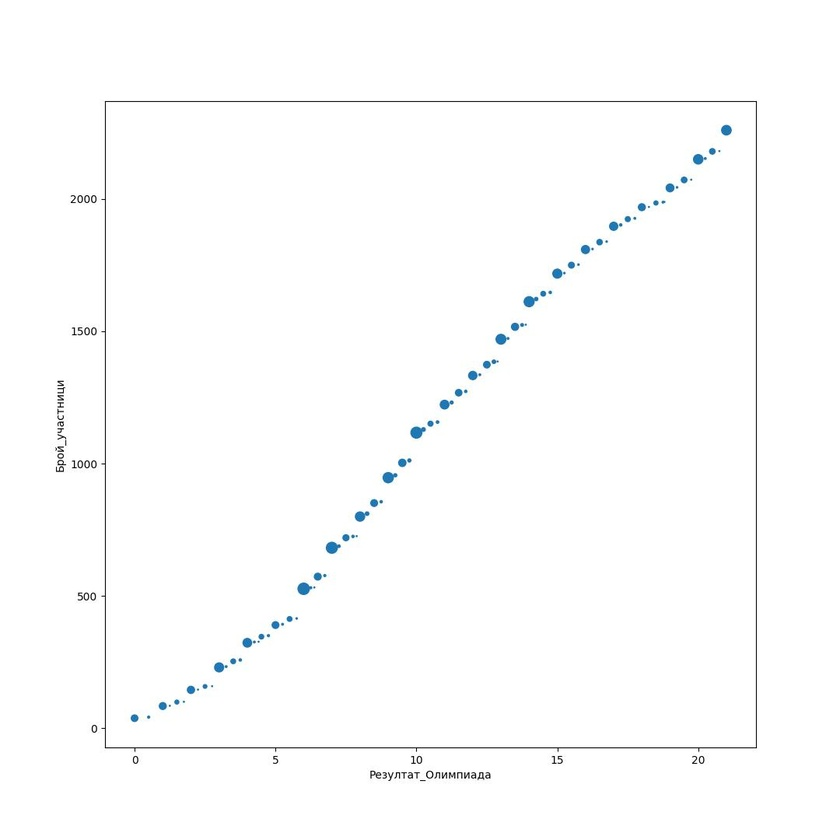
#> input picture plots/cdf/cdf_Резултат_Олимпиада_Брой_участници.jpg, 840 x 840 px, shrunk from 1080 x 1080 before the run
$ python derive_article_plots.py
#> lines starting #> are read from the running program, lines starting #| are printed output that depends on the picture
import pandas as pd
import numpy as np
import matplotlib.pyplot as plt
import csv
import math
import os
from glob import glob
import cv2

plot_fld = 'plots/'

if not os.path.exists(plot_fld):
    os.makedirs(plot_fld)
plt_art_fld = plot_fld + 'article/'
if not os.path.exists(plt_art_fld):
    os.makedirs(plt_art_fld)

cdf_fld = plot_fld + 'cdf/'
jnt_fld = plot_fld + 'joint_dist/'

A = cv2.imread(cdf_fld+'cdf_Резултат_Олимпиада_Брой_участници.jpg')
#> A is the input picture: shape (840, 840, 3); mean B, G, R 253.3, 253.1, 252.8
B = cv2.imread(cdf_fld+'cdf_Резултат_ПМС_Брой_участници.jpg')
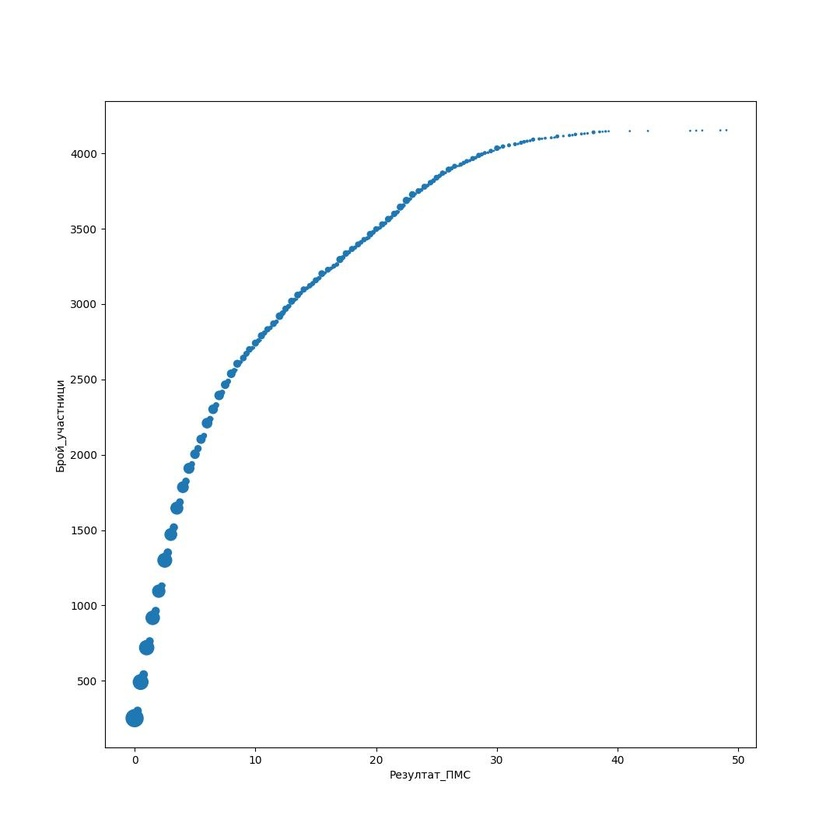
#> input picture plots/cdf/cdf_Резултат_ПМС_Брой_участници.jpg, 840 x 840 px, shrunk from 1080 x 1080 before the run
#> B is the input picture: shape (840, 840, 3); mean B, G, R 253, 252.7, 252.2
C = cv2.imread(cdf_fld+'cdf_Резултат_Математика_за_Всеки_Брой_участници.jpg')
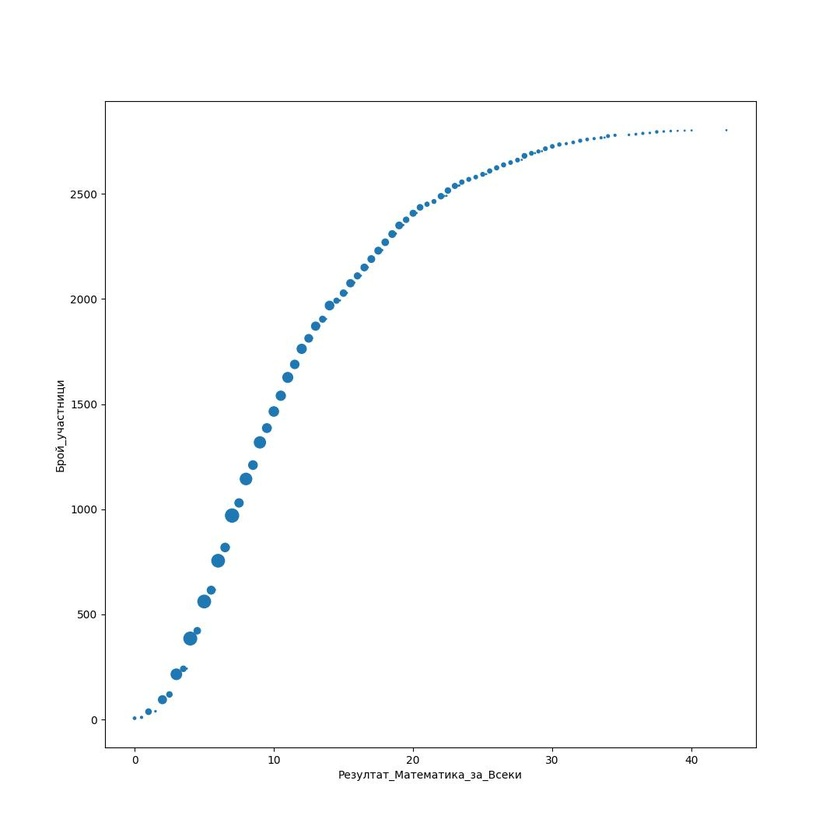
#> input picture plots/cdf/cdf_Резултат_Математика_за_Всеки_Брой_участници.jpg, 840 x 840 px, shrunk from 1080 x 1080 before the run
#> C is the input picture: shape (840, 840, 3); mean B, G, R 253.1, 252.9, 252.5
D = cv2.imread(cdf_fld+'cdf_Резултат_Кенгуру_Брой_участници.jpg')
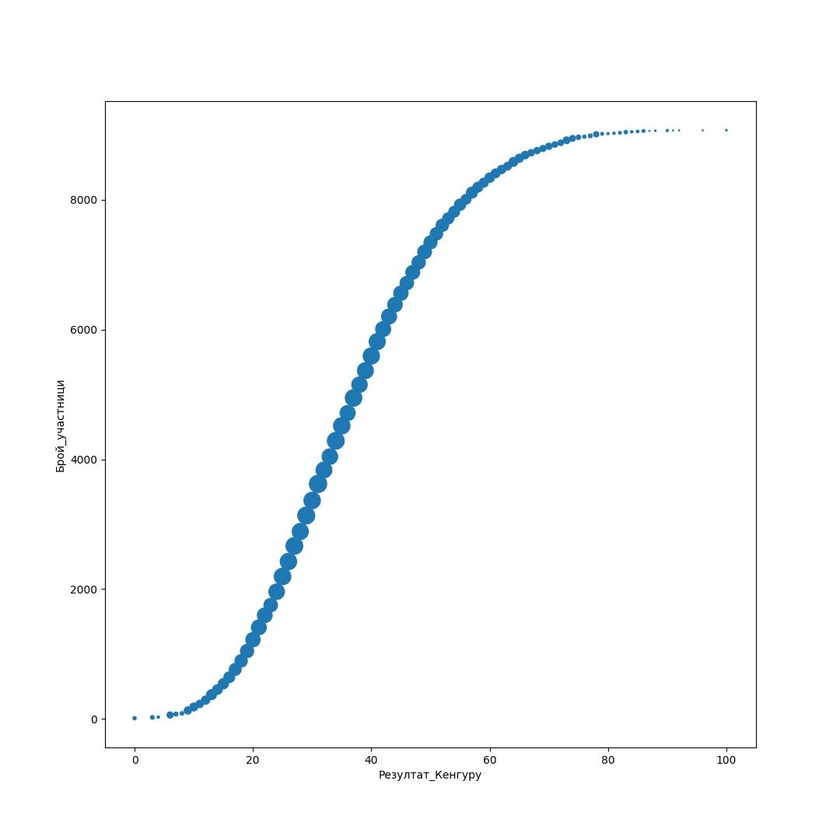
#> input picture plots/cdf/cdf_Резултат_Кенгуру_Брой_участници.jpg, 840 x 840 px, shrunk from 1080 x 1080 before the run
#> D is the input picture: shape (840, 840, 3); mean B, G, R 252.6, 251.9, 250.8
row1 = cv2.hconcat([A,B])
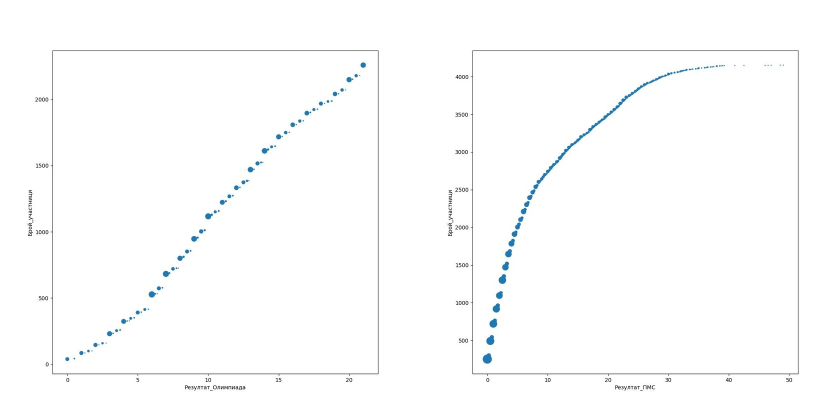
#> row1: shape (840, 1680, 3) (shown at 1/2 size); mean B, G, R 253.2, 252.9, 252.5
row2 = cv2.hconcat([C,D])
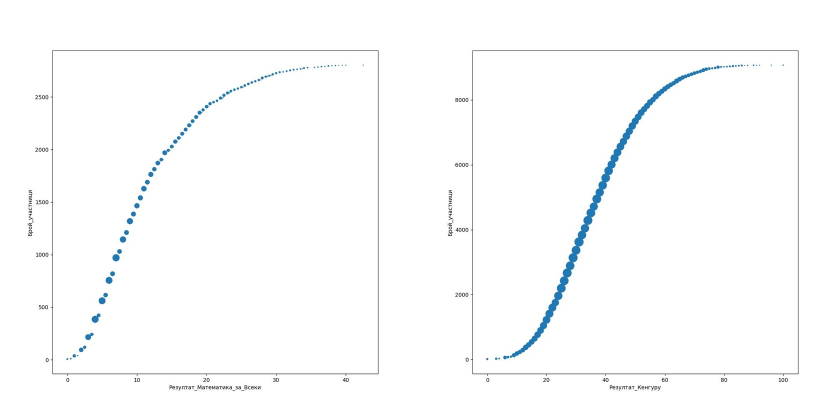
#> row2: shape (840, 1680, 3) (shown at 1/2 size); mean B, G, R 252.9, 252.4, 251.6
img = cv2.vconcat([row1,row2])
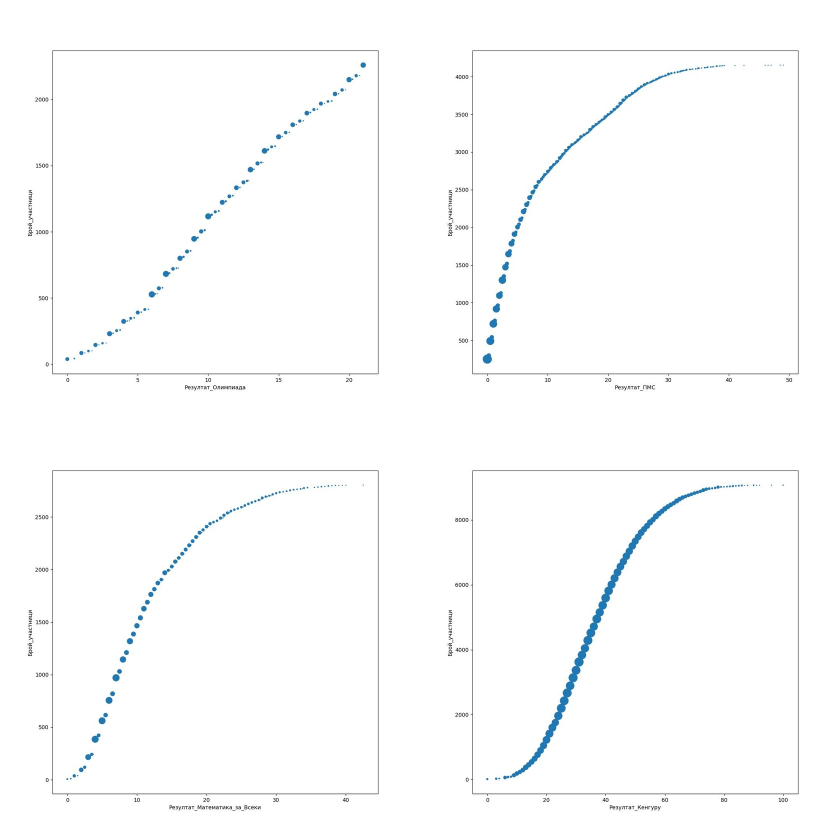
#> img: shape (1680, 1680, 3) (shown at 1/2 size); mean B, G, R 253, 252.7, 252.1
cv2.imwrite(plt_art_fld + 'cdf_distributions.jpg', img)

A = cv2.imread(jnt_fld+'aperc_Олимпиада_ПМС.jpg')
B = cv2.imread(jnt_fld+'aperc_Олимпиада_Математика_за_Всеки.jpg')
C = cv2.imread(jnt_fld+'aperc_Олимпиада_Кенгуру.jpg')
D = cv2.imread(jnt_fld+'aperc_ПМС_Математика_за_Всеки.jpg')
E = cv2.imread(jnt_fld+'aperc_ПМС_Кенгуру.jpg')
F = cv2.imread(jnt_fld+'aperc_Математика_за_Всеки_Кенгуру.jpg')
row1 = cv2.hconcat([A,B])
row2 = cv2.hconcat([C,D])
row3 = cv2.hconcat([E,F])
im = cv2.vconcat([row1,row2])
img = cv2.vconcat([im,row3])
cv2.imwrite(plt_art_fld + 'joint_distributions.jpg', img)

A = cv2.imread(jnt_fld+'aperc_Олимпиада_ПМС.jpg')
B = cv2.imread(jnt_fld+'aperc_Олимпиада_Математика_за_Всеки.jpg')
C = cv2.imread(jnt_fld+'aperc_Олимпиада_Трансформирано_Кенгуру.jpg')
D = cv2.imread(jnt_fld+'aperc_ПМС_Математика_за_Всеки.jpg')
E = cv2.imread(jnt_fld+'aperc_ПМС_Трансформирано_Кенгуру.jpg')
F = cv2.imread(jnt_fld+'aperc_Математика_за_Всеки_Трансформирано_Кенгуру.jpg')
row1 = cv2.hconcat([A,B])
row2 = cv2.hconcat([C,D])
row3 = cv2.hconcat([E,F])
im = cv2.vconcat([row1,row2])
img = cv2.vconcat([im,row3])
cv2.imwrite(plt_art_fld + 'joint_transformed_distributions.jpg', img)

A = cv2.imread(plot_fld+'by_acceptance/aperc_sof_vs_all_ПМС_Математика_за_Всеки.jpg')
B = cv2.imread(plot_fld+'by_acceptance/aperc_big4_vs_all_ПМС_Математика_за_Всеки_miss.jpg')
C = cv2.imread(plot_fld+'by_acceptance/aperc_sof_vs_all_Олимпиада_Кенгуру.jpg')
D = cv2.imread(plot_fld+'by_acceptance/aperc_big4_vs_all_Олимпиада_Кенгуру_miss.jpg')
row1 = cv2.hconcat([A,B])
row2 = cv2.hconcat([C,D])
img = cv2.vconcat([row1,row2])
cv2.imwrite(plt_art_fld + 'acc_distributions.jpg', img)

A = cv2.imread(plot_fld+'by_region/aperc_Пазарджик_ПМС_Математика_за_Всеки.jpg')
B = cv2.imread(plot_fld+'by_region/aperc_София-град_ПМС_Математика_за_Всеки.jpg')
C = cv2.imread(plot_fld+'by_region/aperc_Пазарджик_Олимпиада_Кенгуру.jpg')
D = cv2.imread(plot_fld+'by_region/aperc_София-град_Олимпиада_Кенгуру.jpg')
row1 = cv2.hconcat([A,B])
row2 = cv2.hconcat([C,D])
img = cv2.vconcat([row1,row2])
cv2.imwrite(plt_art_fld + 'mun_example.jpg', img)

A = cv2.imread(plot_fld+'joint_3d/aperc_sof_vs_all_ПМС_Математика_за_Всеки_Трансформирано_Кенгуру.jpg')
B = cv2.imread(plot_fld+'joint_3d/aperc_big4_vs_all_ПМС_Математика_за_Всеки_Трансформирано_Кенгуру_miss.jpg')
img = cv2.hconcat([A,B])
cv2.imwrite(plt_art_fld + 'triple_comparison.jpg', img)

A = cv2.imread(plot_fld+'hist/0.0_hist_25_SGI.jpg')
B = cv2.imread(plot_fld+'hist/0.2_hist_20_SGI.jpg')
C = cv2.imread(plot_fld+'hist/0.4_hist_15_SGI.jpg')
D = cv2.imread(plot_fld+'hist/0.5_hist_10_SGI.jpg')
row1 = cv2.hconcat([A,B])
row2 = cv2.hconcat([C,D])
img = cv2.vconcat([row1,row2])
cv2.imwrite(plt_art_fld + 'hist_example.jpg', img)
